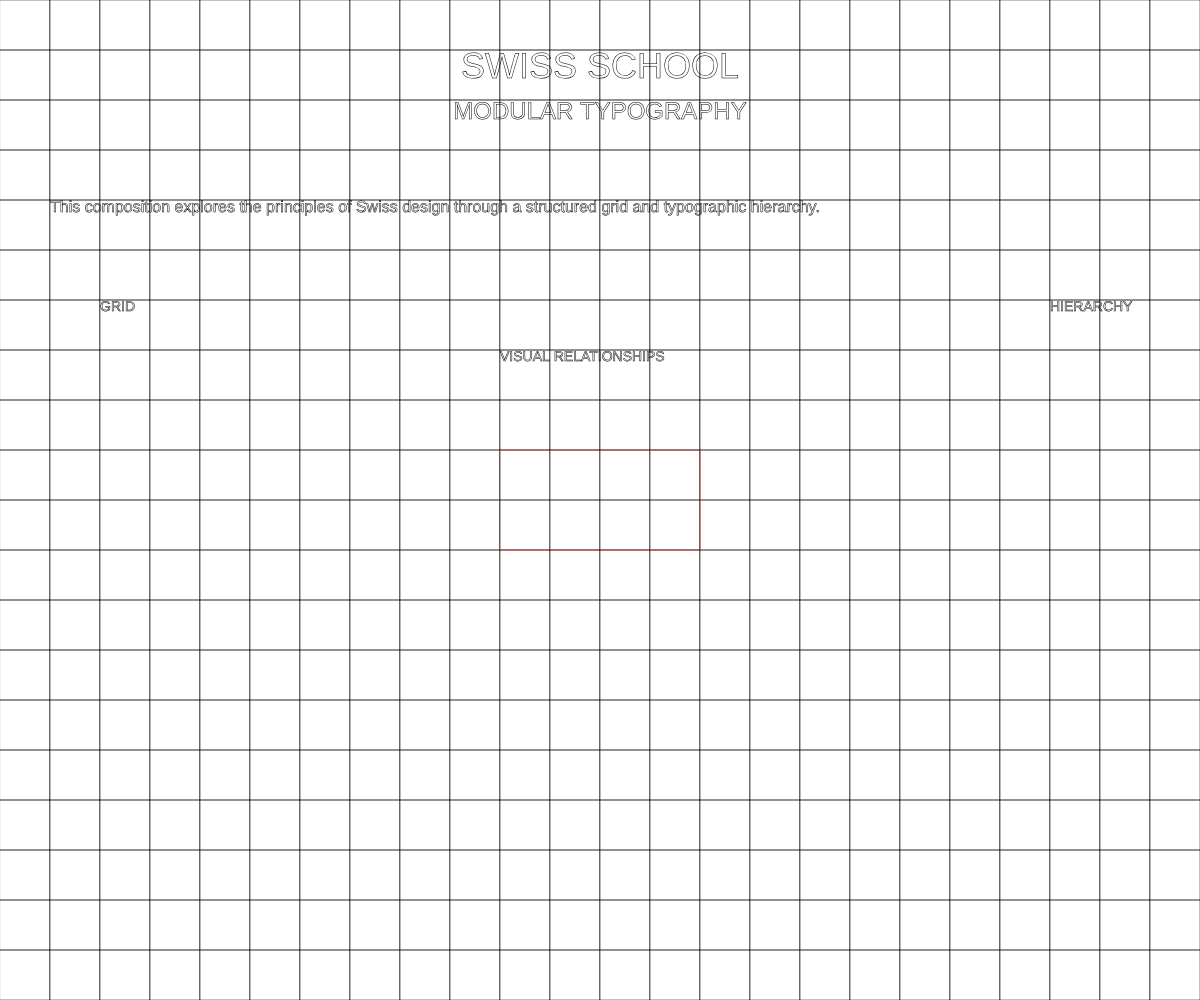
Frame 1 (no input)
Frame 60 (no input): identical to frame 1, image omitted
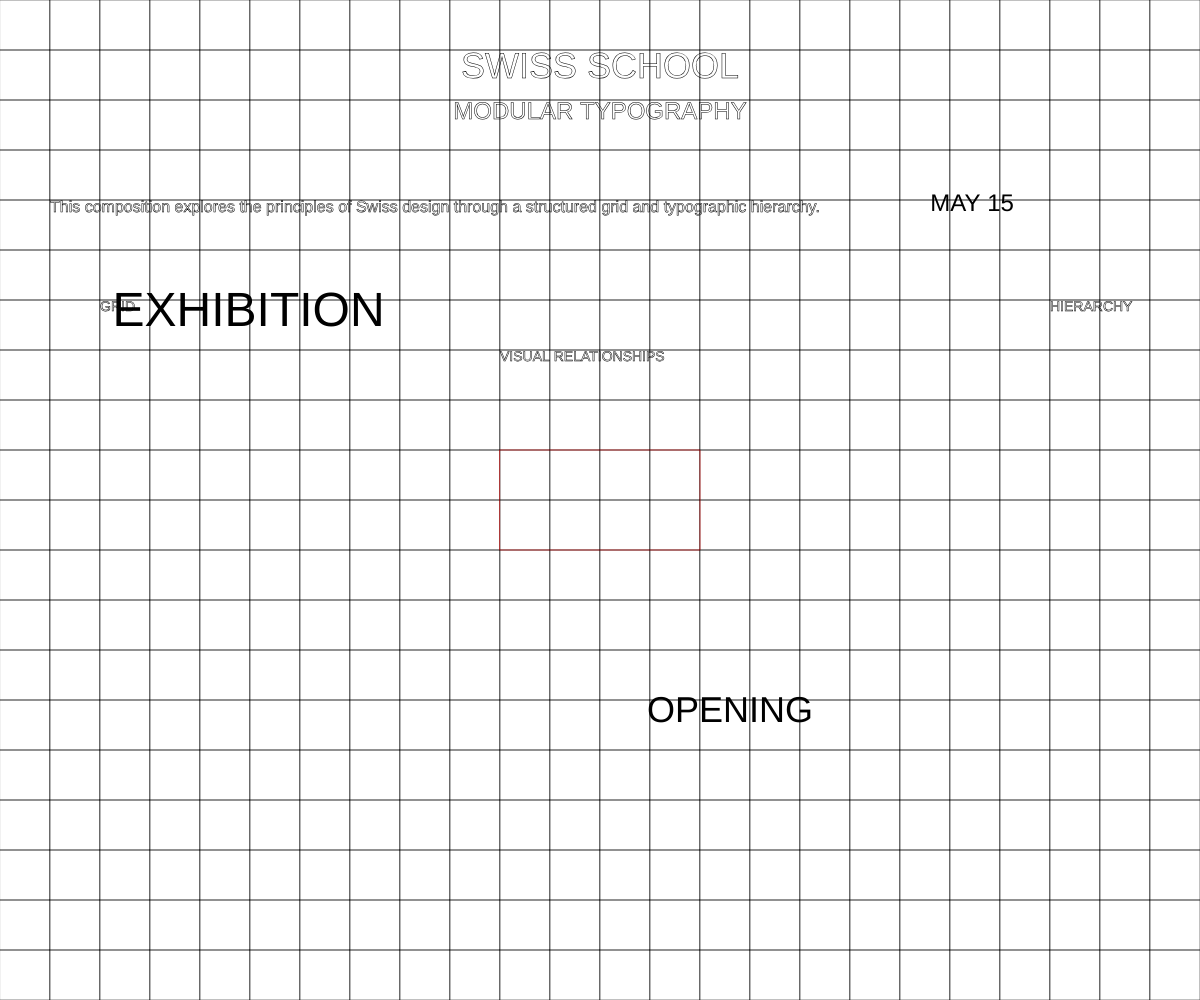
Frame 120 (the mouse pressed at the canvas centre since frame 60)

The p5.js sketch that drew these frames (run headless with seeded random() and noise() and a simulated clock; from frame 60 on, the mouse is pressed at the canvas centre):

// p5.js sketch
// ── sketch.js
let grid = [];
let cells = [];
let hiddenTexts = [];
let clickArea;

function setup() {
  createCanvas(windowWidth, windowHeight);
  // Create a strict orthogonal grid
  let gridSize = 50;
  for (let x = 0; x < width; x += gridSize) {
    for (let y = 0; y < height; y += gridSize) {
      cells.push({ x, y, w: gridSize, h: gridSize });
    }
  }

  // Create hidden text blocks
  hiddenTexts = [
    { text: "EXHIBITION", x: width * 0.2, y: height * 0.3, size: 48, opacity: 0 },
    { text: "OPENING", x: width * 0.6, y: height * 0.7, size: 36, opacity: 0 },
    { text: "MAY 15", x: width * 0.8, y: height * 0.2, size: 24, opacity: 0 }
  ];

  // Define a click area in the center
  clickArea = {
    x: width / 2 - 100,
    y: height / 2 - 50,
    w: 200,
    h: 100
  };

  textSize(16);
}

function draw() {
  background(255);
  fill(0);

  // Draw grid lines
  stroke(0);
  strokeWeight(0.5);
  noFill();
  for (let cell of cells) {
    rect(cell.x, cell.y, cell.w, cell.h);
  }

  // Draw main headlines
  textSize(36);
  textAlign(CENTER, TOP);
  text("SWISS SCHOOL", width / 2, 50);

  textSize(24);
  text("MODULAR TYPOGRAPHY", width / 2, 100);

  // Body copy
  textSize(16);
  textAlign(LEFT, TOP);
  text("This composition explores the principles of Swiss design through a structured grid and typographic hierarchy.", 50, 200);

  // Geometric captions
  textSize(14);
  text("GRID", 100, 300);
  text("HIERARCHY", width - 150, 300);
  text("VISUAL RELATIONSHIPS", width / 2 - 100, 350);

  // Draw hidden texts
  for (let t of hiddenTexts) {
    fill(0, t.opacity);
    noStroke();
    textSize(t.size);
    textAlign(CENTER, TOP);
    text(t.text, t.x, t.y);
  }

  // Highlight click area
  noFill();
  stroke(255, 0, 0);
  rect(clickArea.x, clickArea.y, clickArea.w, clickArea.h);
}

function mousePressed() {
  if (
    mouseX > clickArea.x &&
    mouseX < clickArea.x + clickArea.w &&
    mouseY > clickArea.y &&
    mouseY < clickArea.y + clickArea.h
  ) {
    // Animate hidden texts
    for (let t of hiddenTexts) {
      t.opacity = 255;
      t.x += random(-20, 20);
      t.y += random(-20, 20);
    }
  }
}
